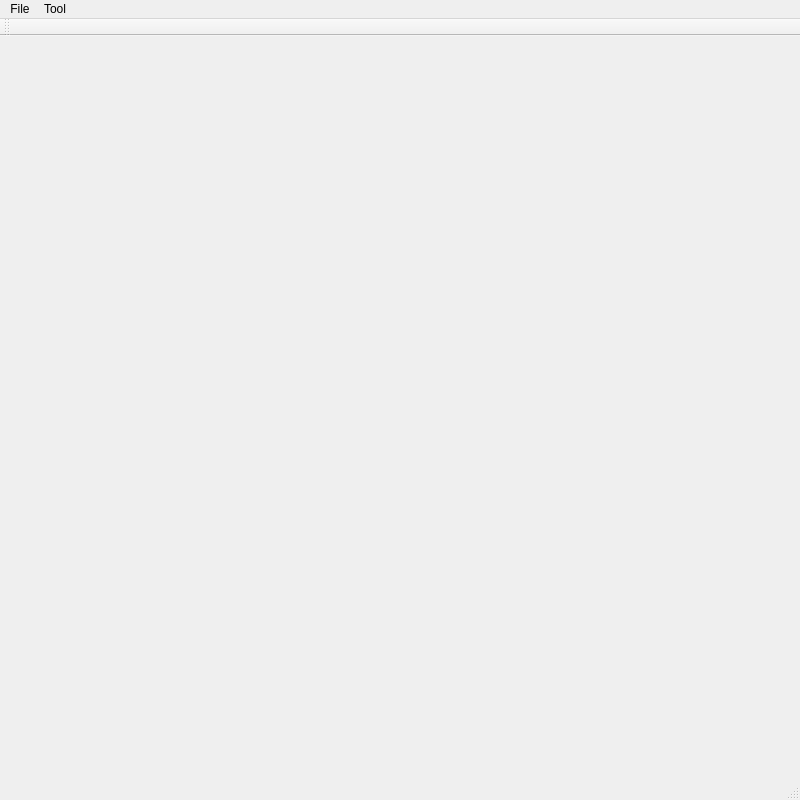
<?xml version="1.0" encoding="UTF-8"?>
<ui version="4.0">
 <class>MainWindowClass</class>
 <widget class="QMainWindow" name="MainWindowClass">
  <property name="geometry">
   <rect>
    <x>0</x>
    <y>0</y>
    <width>800</width>
    <height>800</height>
   </rect>
  </property>
  <property name="windowTitle">
   <string>MainWindow</string>
  </property>
  <widget class="QWidget" name="centralWidget"/>
  <widget class="QMenuBar" name="menuBar">
   <property name="geometry">
    <rect>
     <x>0</x>
     <y>0</y>
     <width>800</width>
     <height>21</height>
    </rect>
   </property>
   <widget class="QMenu" name="menuFile">
    <property name="title">
     <string>File</string>
    </property>
    <addaction name="actionExit"/>
   </widget>
   <widget class="QMenu" name="menuTool">
    <property name="title">
     <string>Tool</string>
    </property>
    <addaction name="actionStepForward"/>
    <addaction name="actionStepBackward"/>
   </widget>
   <addaction name="menuFile"/>
   <addaction name="menuTool"/>
  </widget>
  <widget class="QToolBar" name="mainToolBar">
   <attribute name="toolBarArea">
    <enum>TopToolBarArea</enum>
   </attribute>
   <attribute name="toolBarBreak">
    <bool>false</bool>
   </attribute>
  </widget>
  <widget class="QStatusBar" name="statusBar"/>
  <action name="actionExit">
   <property name="text">
    <string>Exit</string>
   </property>
  </action>
  <action name="actionStepForward">
   <property name="text">
    <string>Step Forward</string>
   </property>
   <property name="shortcut">
    <string>Right</string>
   </property>
  </action>
  <action name="actionStepBackward">
   <property name="text">
    <string>Step Backward</string>
   </property>
   <property name="shortcut">
    <string>Left</string>
   </property>
  </action>
 </widget>
 <layoutdefault spacing="6" margin="11"/>
 <resources>
  <include location="MainWindow.qrc"/>
 </resources>
 <connections/>
</ui>
